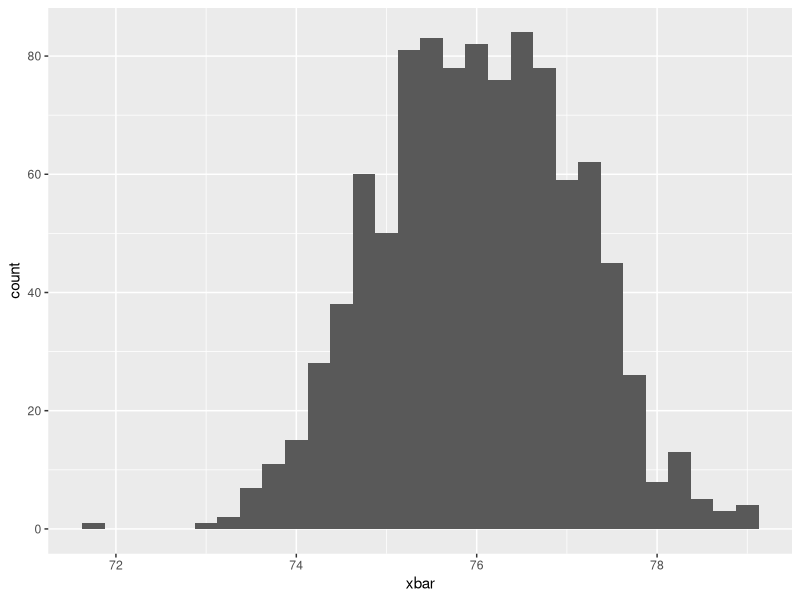
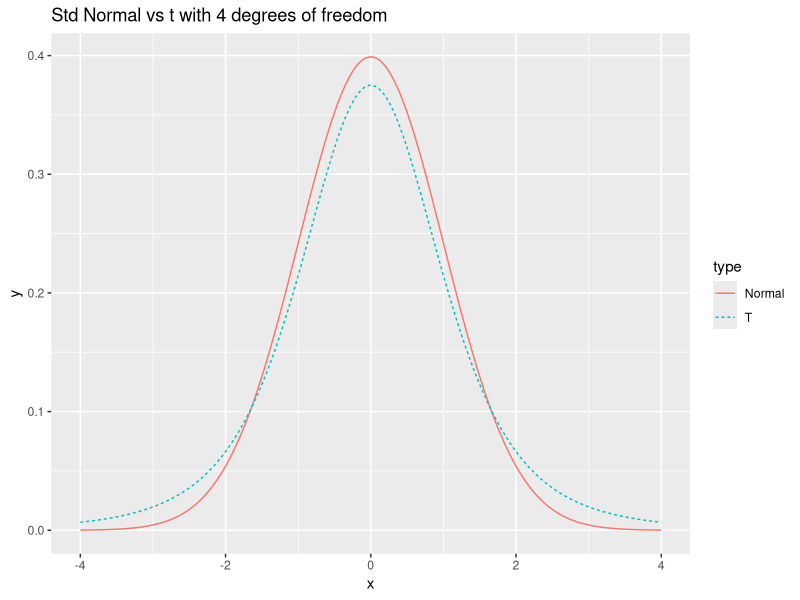

Generate these figures, in order, with R:
## ---- chunk 1
# Unattach any packages that happen to already be loaded. In general this is unecessary
# but is important for the creation of the book to not have package namespaces
# fighting unexpectedly.
pkgs = names(sessionInfo()$otherPkgs)
if( length(pkgs > 0)){
  pkgs = paste('package:', pkgs, sep = "")
  for( i in 1:length(pkgs)){
    detach(pkgs[i], character.only = TRUE, force=TRUE)
  }
}
## ---- chunk 2
library(tidyverse, quietly = TRUE)   # loading ggplot2 and dplyr
## ---- chunk 3
people <- data.frame(
  name = c('Michelle', 'Barack', 'George', 'Laura', 'Bernie', 'Deborah'),
  gender = c(0,1,1,0,1,0),
  party = c(1,1,2,2,3,3)
)
people
## ---- chunk 4
people %>%
  mutate( gender2 = ifelse( gender == 0, 'Female', 'Male') )
## ---- chunk 5
people %>%
  mutate( party2 = ifelse( party == 1, 'Democratic', party),
          party2 = ifelse( party2 == 2, 'Republican', 'Independent') )
## ---- chunk 6
# Flip the coin, and we get a 0 or 1
result <- rbinom(n=1, size=1, prob=0.5)
result

# convert the 0/1 to Tail/Head
if( result == 0 ){
  result <- 'Tail'
}else{
  result <- 'Head'
}

result
## ---- chunk 7
# Flip the coin, and we get a 0 or 1
result <- rbinom(n=1, size=1, prob=0.5)
result

# convert the 0/1 to Tail/Head
if( result == 0 ){
  result <- 'Tail'
  print(" in the if statement, got a Tail! ")
}else{
  result <- 'Head'
  print("In the else part!") 
}
result
## ---- chunk 8
# randomly grab a number between 0,5 and round it up to 1,2, ..., 5
birth.order <- ceiling( runif(1, 0,5) )  
if( birth.order == 1 ){
  print('The first child had more rules to follow')
}else if( birth.order == 2 ){
  print('The second child was ignored')
}else if( birth.order == 3 ){
  print('The third child was spoiled')
}else{
  # if birth.order is anything other than 1, 2 or 3
  print('No more unfounded generalizations!')
}
## ---- chunk 9
# create some fake data
n  <- 20   # suppose this had a sample size of 20
x  <- rnorm(n, mean=2, sd=1)

# testing H0: mu = 0  vs Ha: mu =/= 0
t  <- ( mean(x) - 0 ) / ( sd(x)/sqrt(n) )
df <- n-1
if( t < 0 ){
  p.value <- 2 * pt(t, df)
}else{
  p.value <- 2 * (1 - pt(t, df))
}

# print the resulting p-value
p.value
## ---- chunk 10
x <- 2
while( x < 100 ){
  print( paste("In loop and x is now:", x) )  # print out current value of x
  x <- 2*x
}
## ---- chunk 11
for( i in 1:5 ){
  print( paste("In the loop and current value is i =", i) )
}
## ---- chunk 12
F <- rep(0, 10)        # initialize a vector of zeros
F[1] <- 0              # F[1]  should be zero
F[2] <- 1              # F[2]  should be 1
print(F)               # Show the value of F before the loop 
for( n in 3:10 ){
  F[n] <- F[n-1] + F[n-2] # define based on the prior two values
  print(F)                # show F at each step of the loop
}
## ---- chunk 13
library(dplyr)
library(ggplot2)

SampDist <- data.frame() # Make a data frame to store the means 
for( i in 1:1000 ){
  SampDist <- trees %>%
    dplyr::sample_frac(replace=TRUE) %>% 
    dplyr::summarise(xbar=mean(Height)) %>% # 1x1 data frame
    rbind( SampDist )
}

ggplot(SampDist, aes(x=xbar)) + 
  geom_histogram( binwidth=0.25)
## ---- chunk 14
#prez <- readr::read_csv('')
## ---- chunk 15
    a <- 4      # The min and max values we will use for this example
    b <- 10     # Could be anything, but we need to pick something
    
    x <- runif(n=1, 0,10)  # one random value between 0 and 10 
    
    # what is value of f(x) at the randomly selected x value?  
    dunif(x, a, b)
## ---- chunk 16
    library(ggplot2)
    df <- 4
    N <- 1000
    x <- seq(-4, 4, length=N)
    data <- data.frame( 
      x = c(x,x),
      y = c(dnorm(x), dt(x, df)),
      type = c( rep('Normal',N), rep('T',N) ) )
    
    # make a nice graph
    myplot <- ggplot(data, aes(x=x, y=y, color=type, linetype=type)) +
      geom_line() +
      labs(title = paste('Std Normal vs t with', df, 'degrees of freedom'))
    
    # actually print the nice graph we made
    print(myplot) 
